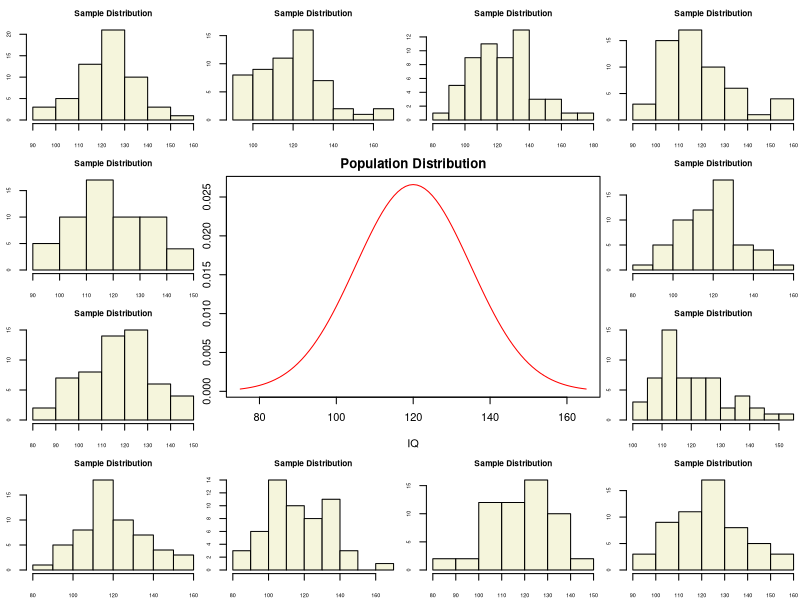
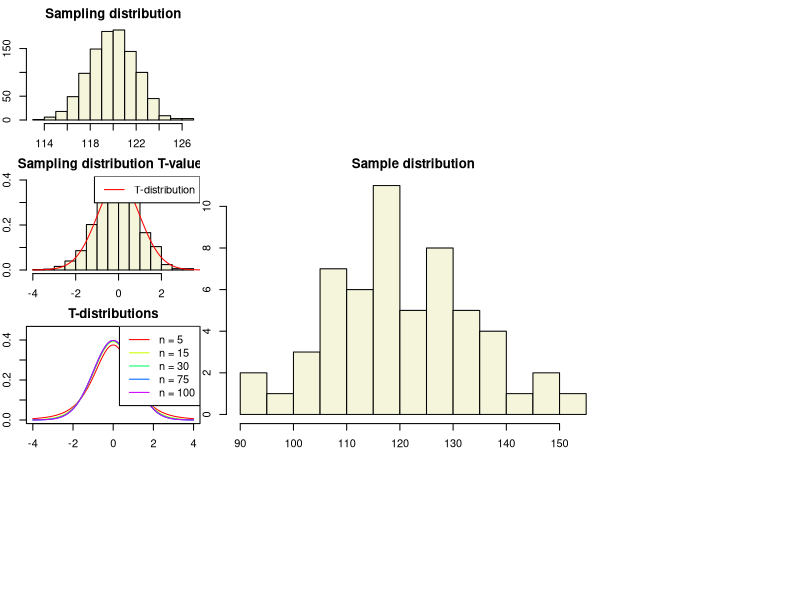
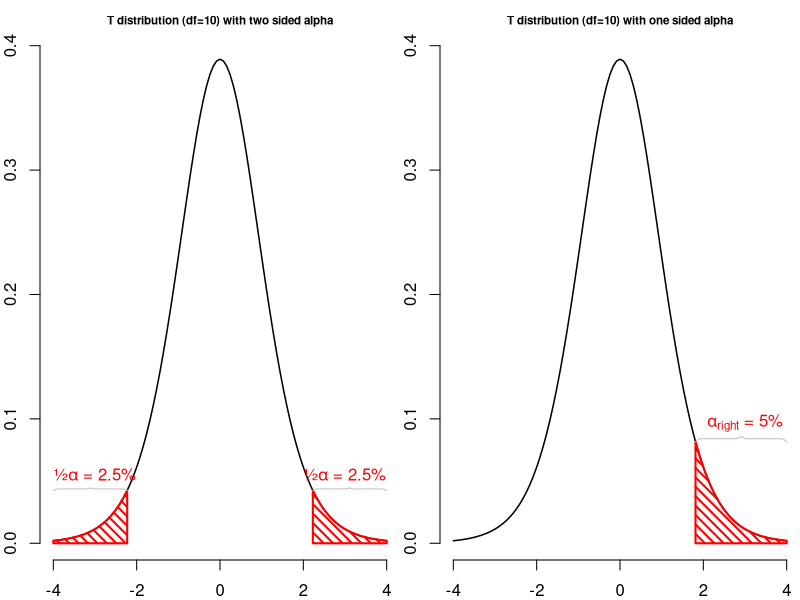
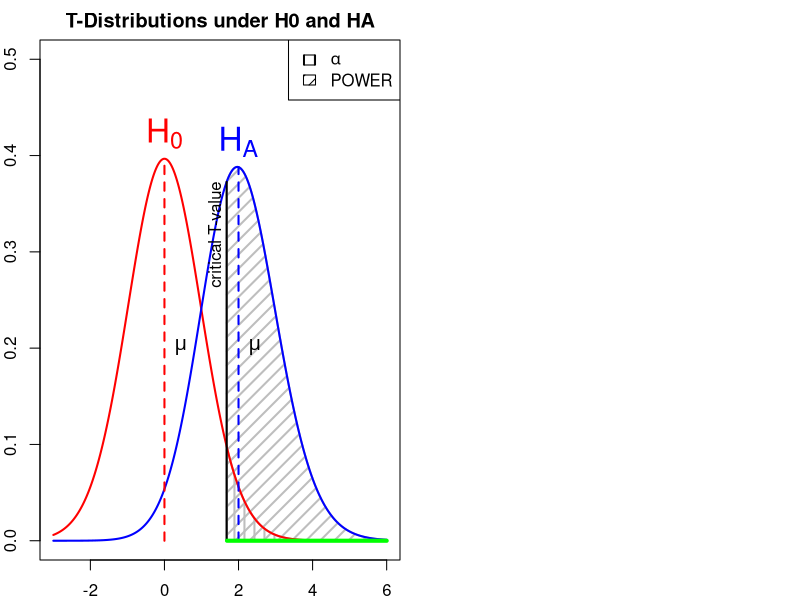

These figures' R source, in order:
## ---- chunk 1
#| output-location: slide
#| code-line-numbers: "3|6-7|14"

layout(matrix(c(2:6,1,1,7:8,1,1,9:13), 4, 4))

n  = 56    # Sample size
df = n - 1 # Degrees of freedom

mu    = 120
sigma = 15

IQ = seq(mu-45, mu+45, 1)

par(mar=c(4,2,2,0))  
plot(IQ, dnorm(IQ, mean = mu, sd = sigma), type='l', col="red", main = "Population Distribution")

n.samples = 12

for(i in 1:n.samples) {
  
  par(mar=c(2,2,2,0))  
  hist(rnorm(n, mu, sigma), main="Sample Distribution", cex.axis=.5, col="beige", cex.main = .75)
  
}
## ---- chunk 2
x = rnorm(n, mu, sigma); x
## ---- chunk 3
#| output-location: slide
hist(x, main = "Sample distribution", col = "beige", breaks = 15)
text(80, 10, round(mean(x),2))
## ---- chunk 4
#| code-line-numbers: "1|6|7|9"

n.samples     = 1000
mean.x.values = vector()
sd.x.values   = vector()
se.x.values   = vector()

for(i in 1:n.samples) {
  x = rnorm(n, mu, sigma)
  mean.x.values[i] = mean(x)
  se.x.values[i]   = (sd(x) / sqrt(n))
  sd.x.values[i]   = sd(x)
}
## ---- chunk 5
kableExtra::kable( head(cbind(mean.x.values, se.x.values)) )
## ---- chunk 6
#| output-location: slide

hist(mean.x.values, 
     col  = "beige", 
     main = "Sampling distribution", 
     xlab = "all sample means")
## ---- chunk 7
t = (mean(x) - mu) / (sd(x) / sqrt(n))
t
## ---- chunk 8
t.values = (mean.x.values - mu) / se.x.values
## ---- chunk 9
tail(cbind(mean.x.values, mu, se.x.values, t.values))
## ---- chunk 10
#| output-location: slide

hist(t.values, 
     freq = F, 
     main = "Sampling distribution T-values", 
     xlab = "T-values",
     col  = "beige",
     ylim = c(0, .4))
T = seq(-4, 4, .01)
lines(T, dt(T,df), col = "red")
legend("topright", lty = 1, col="red", legend = "T-distribution")
## ---- chunk 11
multiple.n  = c(5, 15, 30, 75, 100)
multiple.df = multiple.n - 1
col         = rainbow(length(multiple.df))

plot(T,  dt(T, multiple.df[1]), type = "l", 
     xlim = c(-4,4), ylim = c(0,.45), 
     xlab = "T", ylab="density", 
     col = col[1], main="T-distributions" )

for(i in 2:length(multiple.df)) { 
  
  lines(T, dt(T, multiple.df[i]), type="l", col=col[i])
  } 
legend("topright", legend = paste("n =",multiple.n), lty=1, col = col)
## ---- chunk 12
layout(matrix(1:2, 1, 2))


plot(function(x) dt(x, df = 10), -4, 4,
     main="T distribution (df=10) with two sided alpha",
     cex.main = .7,
     xlab="T-value",
     ylab="",
     bty="n",
     lwd=1.5)
     
t = 2

p = pt(1,10)

alpha_r = 1-p


# add p-value
#pol_left = seq(-4,-t,length=20)
#polygon(c(pol_left,rev(pol_left)),  c(rep(0,20), dt( rev(pol_left),  df = 10)), col="red", angle=45, density=15, lwd=2)
#pol_right = seq(4,t,length=20)
#polygon(c(pol_right,rev(pol_right)),c(rep(0,20), dt( rev(pol_right), df = 10)), col="red", angle=45, density=15, lwd=2)

# add alpha

tp95  = qt(.95,10)
tp975 = qt(.975,10)
tp25  = qt(.025,10)

pol_left = seq(-4,tp25,length=20)
polygon(c(pol_left,rev(pol_left)),  c(rep(0,20), dt( rev(pol_left),  df = 10)), col="red", angle=-45, density=15, lwd=2)

pol_left = seq(tp975,4,length=20)
polygon(c(pol_left,rev(pol_left)),  c(rep(0,20), dt( rev(pol_left),  df = 10)), col="red", angle=-45, density=15, lwd=2)

# label alpha
text(-3,dt(tp25 , df = 10),expression(paste("½",alpha       ," = 2.5%",sep="")),pos=3, col='red')
text( 3,dt(tp975, df = 10),expression(paste("½",alpha       ," = 2.5%",sep="")),pos=3, col='red')

xbracket = seq(-4,tp25,length=39)
ybracket = dt(tp25 , df = 10)*c(c(1,1.02),rep(1.03,16),c(1.04,1.05,1.04),rep(1.03,16),c(1.02,1))
lines(xbracket,ybracket,col="gray")

xbracket = seq(tp975, 4,length=39)
ybracket = dt(tp975 , df = 10)*c(c(1,1.02),rep(1.03,16),c(1.04,1.05,1.04),rep(1.03,16),c(1.02,1))
lines(xbracket,ybracket,col="gray")

#text(-4.2,.38,expression(paste("2 sided: P = ",P[left] + P[right]," = 7.34%")),pos=4)

plot(function(x) dt(x, df = 10), -4, 4,
     main="T distribution (df=10) with one sided alpha",
     cex.main = .7,
     xlab="T-value",
     ylab="",
     bty="n", 
     lwd=1.5)

pol_left = seq(tp95,4,length=20)
polygon(c(pol_left,rev(pol_left)),  c(rep(0,20), dt( rev(pol_left),  df = 10)), col="red", angle=-45, density=15, lwd=2)

# label alpha
text( 3,dt(tp95 , df = 10),expression(paste(    alpha[right]," = 5%"  ,sep="")),pos=3, col='red')

# add p-value
#pol_left = seq(-4,-t,length=20)
#polygon(c(pol_left,rev(pol_left)),  c(rep(0,20), dt( rev(pol_left),  df = 10)), col="red", angle=45, density=15, lwd=2)
#pol_right = seq(4,t,length=20)
#polygon(c(pol_right,rev(pol_right)),c(rep(0,20), dt( rev(pol_right), df = 10)), col="red", angle=45, density=15, lwd=2)

#text((-4+tp25)/2,dt(tp25  , df = 10),"{",srt=-90,col="grey")
#text( (4+tp975)/2,dt(tp975, df = 10),"{",srt=-90,col="grey")
#text( (4+tp95)/2,dt(tp95  , df = 10),"{",srt=-90,col="grey")

# label p-values
#text(-t,.01,expression(P[left] ),pos=2,col="red")
#text( t,.01,expression(P[right]),pos=4,col="red")

#text(-t-.1,dt(-t, df = 10)+.003,"T")
#text( t+.1,dt( t, df = 10)+.003,"T")


# text(-4.2,.38 ,"1 sided: P/2 = 3.67%",pos=4)

## 1%   T = 1.81246
## .95% T = 2.228

#polygon(c(0,1,1,0),c(0,0,.3,.3))

pol_left = seq(-4,-t,length=20)

xbracket = seq(tp95,4,length=39)
ybracket = dt(tp95 , df = 10)*c(c(1,1.02),rep(1.03,16),c(1.04,1.05,1.04),rep(1.03,16),c(1.02,1))
lines(xbracket,ybracket,col="gray")
## ---- chunk 13
#| output-location: slide

T = seq(-3,6,.01)
N = 45
E = 2

# Set plot
plot(0,0,
     type = "n",
     ylab = "Density",
     xlab = "T",
     ylim = c(0,.5),
     xlim = c(-3,6),
     main = "T-Distributions under H0 and HA")

critical_t = qt(.05,N-1,lower.tail=FALSE)

# Alpha
range_x = seq(critical_t,6,.01)
polygon(c(range_x,rev(range_x)),
        c(range_x*0,rev(dt(range_x,N-1,ncp=0))),
        col     = "grey",
        density = 10,
        angle   = 90,
        lwd     = 2)

# Power
range_x = seq(critical_t,6,.01)
polygon(c(range_x,rev(range_x)),
        c(range_x*0,rev(dt(range_x,N-1,ncp=E))),
        col     = "grey",
        density = 10,
        angle   = 45,
        lwd     = 2)

lines(T,dt(T,N-1,ncp=0),col="red", lwd=2) # H0 line
lines(T,dt(T,N-1,ncp=E),col="blue",lwd=2) # HA line

# Critical value
lines(rep(critical_t,2),c(0,dt(critical_t,N-1,ncp=E)),lwd=2,col="black")
text(critical_t,dt(critical_t,N-1,ncp=E),"critical T-value",pos=2, srt = 90)

# H0 and HA
text(0,dt(0,N-1,ncp=0),expression(H[0]),pos=3,col="red", cex=2)
text(E,dt(E,N-1,ncp=E),expression(H[A]),pos=3,col="blue",cex=2)

# Mu H0 line
lines(c(0,0),c(0,dt(0,N-1)), col="red",  lwd=2,lty=2)
text(0,dt(0,N-1,ncp=0)/2,expression(mu),pos=4,cex=1.2)
# Mu HA line
lines(c(E,E),c(0,dt(E,N-1,ncp=E)),col="blue",lwd=2,lty=2)
text(E,dt(0,N-1,ncp=0)/2,expression(paste(mu)),pos=4,cex=1.2)

# t-value
lines( c(critical_t+.01,6),c(0,0),col="green",lwd=4)

# Legend
legend("topright", c(expression(alpha),'POWER'),density=c(10,10),angle=c(90,45))
